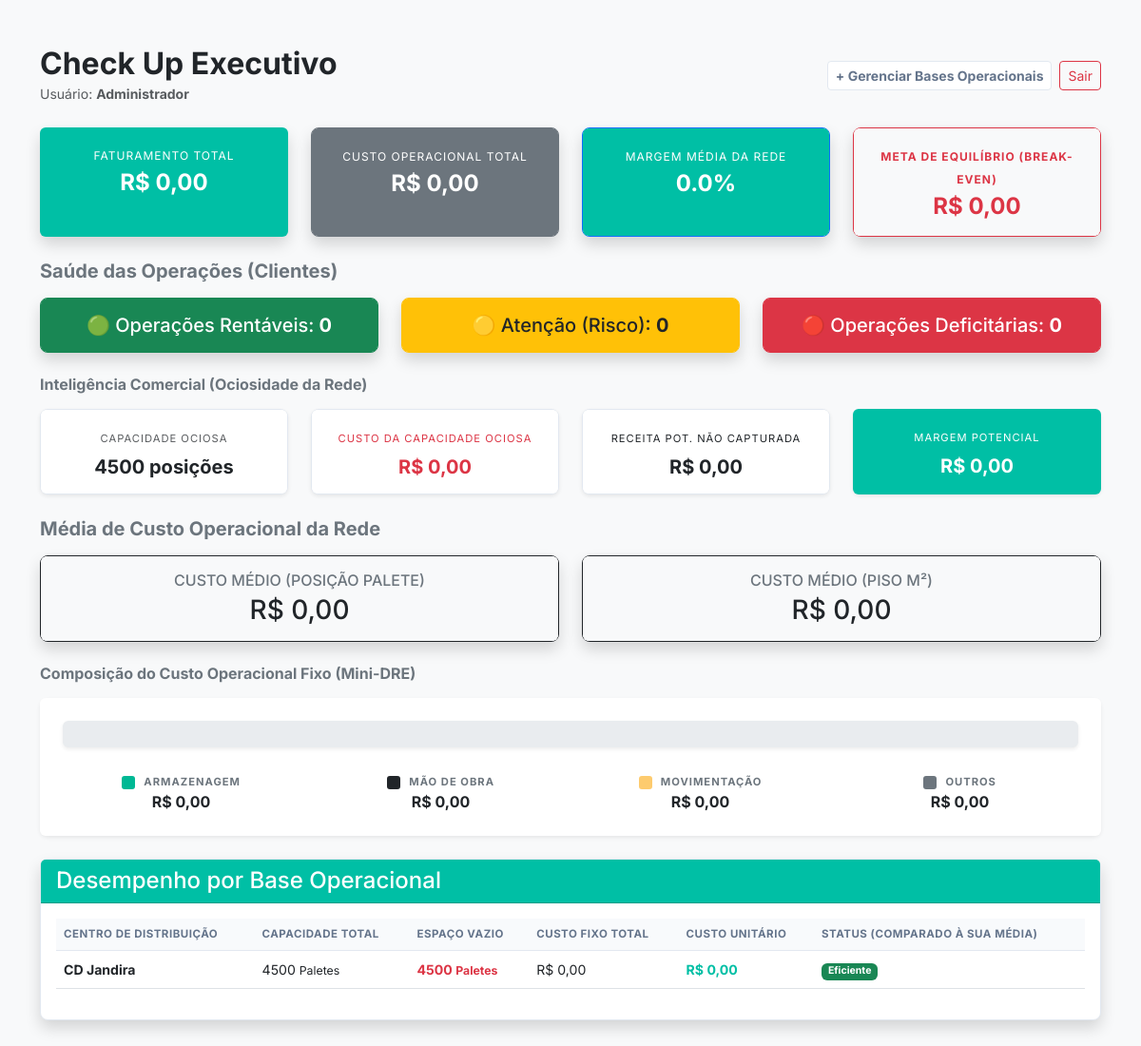
/ (signed in), run on the app's committed database.
### auth.py (models this page shows, shortened)
    class Usuario(UserMixin, db.Model):
        __tablename__ = 'usuario'
        id = db.Column(db.Integer, primary_key=True)
        empresa_id = db.Column(db.Integer, db.ForeignKey('empresa.id'), nullable=False)
        id = db.Column(db.Integer, primary_key=True)
        email = db.Column(db.String(120), unique=True, nullable=False)
        nome = db.Column(db.String(100), nullable=False)
        senha_hash = db.Column(db.String(256), nullable=False)

### app.py (models this page shows)
class CentroDistribuicao(db.Model):
    id = db.Column(db.Integer, primary_key=True)
    empresa_id = db.Column(db.Integer, db.ForeignKey('empresa.id'), nullable=False)
    nome = db.Column(db.String(100), nullable=False)
    metragem = db.Column(db.Float, nullable=False)
    capacidade_paletes = db.Column(db.Integer, nullable=False)

### app.py (the view, shortened to what this page needs)
@app.route('/')
@login_required
def painel_gerencial():
    todos_cds = CentroDistribuicao.query.filter_by(empresa_id=current_user.empresa_id).all()
    meus_cd_ids = [cd.id for cd in todos_cds]
    todas_operacoes = OperacaoCliente.query.filter(OperacaoCliente.cd_id.in_(meus_cd_ids)).all()
    espaco_vendido_por_cd = {}
    faturamento_por_cd = {}
    faturamento_global = 0
    custo_operacional_global = 0
    total_variavel_global = 0
    clientes_rentaveis = clientes_atencao = clientes_deficitarios = 0
    for op in todas_operacoes:
        espaco_vendido_por_cd[op.cd_id] = espaco_vendido_por_cd.get(op.cd_id, 0) + op.paletes_ocupados
        faturamento_por_cd[op.cd_id] = faturamento_por_cd.get(op.cd_id, 0) + op.faturamento
        faturamento_global += op.faturamento
        total_variavel_global += op.custo_variavel
    capacidade_paletes_rede = custo_rede_paletes = capacidade_m2_rede = custo_rede_m2 = 0
    custo_ociosidade_global = receita_potencial_global = posicoes_vazias_rede = 0
    resumo_bases = []
    memoria_custo_cd = {}
    gavetas_dre = {'Armazenagem': 0, 'Mão de Obra': 0, 'Movimentação': 0, 'Outros': 0}
    for cd in todos_cds:
        custos_fixos_cd = CustoCD.query.filter_by(cd_id=cd.id, tipo_custo='Fixo').all()
        soma_fixo = 0
        for conta in custos_fixos_cd:
            soma_fixo += conta.valor
            cat = conta.categoria if conta.categoria else 'Outros'
            gavetas_dre[cat] = gavetas_dre.get(cat, 0) + conta.valor
        if cd.capacidade_paletes > 0:
            divisor = cd.capacidade_paletes
            unidade = "Paletes"
            capacidade_paletes_rede += divisor
            custo_rede_paletes += soma_fixo
        else:
            divisor = cd.metragem
            unidade = "m²"
            capacidade_m2_rede += divisor
            custo_rede_m2 += soma_fixo
        custo_unitario = soma_fixo / divisor if divisor > 0 else 0
        memoria_custo_cd[cd.id] = custo_unitario
        espaco_vendido = espaco_vendido_por_cd.get(cd.id, 0)
        espaco_vazio = divisor - espaco_vendido if divisor > espaco_vendido else 0
        dinheiro_queimado = espaco_vazio * custo_unitario
        custo_ociosidade_global += dinheiro_queimado
        ticket_medio = faturamento_por_cd.get(cd.id, 0) / espaco_vendido if espaco_vendido > 0 else 0
        receita_potencial_global += espaco_vazio * ticket_medio
        if unidade == "Paletes":
            posicoes_vazias_rede += espaco_vazio
        resumo_bases.append({
            'nome': cd.nome, 'custo_total': soma_fixo, 'capacidade': divisor,
            'unidade': unidade, 'custo_unitario': custo_unitario, 'espaco_vazio': espaco_vazio
        })
    media_palete = custo_rede_paletes / capacidade_paletes_rede if capacidade_paletes_rede > 0 else 0
    media_m2 = custo_rede_m2 / capacidade_m2_rede if capacidade_m2_rede > 0 else 0
    total_custo_rede = custo_rede_paletes + custo_rede_m2
    porcentagens_dre = {}
    if total_custo_rede > 0:
        for cat, valor in gavetas_dre.items():
            porcentagens_dre[cat] = (valor / total_custo_rede) * 100
    else:
        porcentagens_dre = {'Armazenagem': 0, 'Mão de Obra': 0, 'Movimentação': 0, 'Outros': 0}
    lucro_global = faturamento_global - custo_operacional_global
    margem_global = (lucro_global / faturamento_global * 100) if faturamento_global > 0 else 0
    margem_contribuicao = (faturamento_global - total_variavel_global) / faturamento_global if faturamento_global > 0 else 0
    ponto_equilibrio = total_custo_rede / margem_contribuicao if margem_contribuicao > 0 else 0
    margem_potencial = receita_potencial_global - custo_ociosidade_global
    return render_template(
        'dashboard.html',
        media_palete=media_palete, media_m2=media_m2, bases=resumo_bases,
        faturamento=faturamento_global, custo_ops=custo_operacional_global,
        margem=margem_global, rentaveis=clientes_rentaveis, atencao=clientes_atencao, deficitarios=clientes_deficitarios,
        custo_ociosidade=custo_ociosidade_global, ponto_equilibrio=ponto_equilibrio,
        receita_potencial=receita_potencial_global, margem_potencial=margem_potencial, posicoes_vazias=posicoes_vazias_rede,
        dre_valores=gavetas_dre, dre_pct=porcentagens_dre
    )

### templates/dashboard.html (shortened to what this page needs)
<!DOCTYPE html>
<html lang="pt-br">
  <head>
    <link
      href="https://cdn.jsdelivr.net/npm/bootstrap@5.3.0/dist/css/bootstrap.min.css"
      rel="stylesheet"
    />
    <link
      rel="stylesheet"
      href="{{ url_for('static', filename='css/style.css') }}"
    />
  </head>
  <body class="bg-light">
    <div class="container mt-5 mb-5">
      <div class="d-flex justify-content-between align-items-center mb-4">
        <div>
          <h2 class="fw-bold text-dark mb-0">Check Up Executivo</h2>
          <small class="text-muted"
            >Usuário: <strong>{{ current_user.nome }}</strong></small
          >
        </div>
        <div class="d-flex gap-2 align-items-center">
          <a
            href="{{ url_for('tela_cadastro') }}"
            class="btn btn-outline-secundaria btn-sm fw-bold"
          >
            + Gerenciar Bases Operacionais
          </a>
          <a
            href="{{ url_for('auth.logout') }}"
            class="btn btn-outline-danger btn-sm"
          >
            Sair
          </a>
        </div>
      </div>
      <div class="row text-center mb-4">
        <div class="col-md-3">
          <div class="card shadow border-0 h-100">
            <div class="card-body p-3 bg-empresa text-white rounded">
              <span
                class="text-uppercase"
                style="font-size: 0.75rem; letter-spacing: 1px"
                >Faturamento Total</span
              >
              <h4 class="mt-1 mb-0 fw-bold">R$ {{ faturamento | moeda_br }}</h4>
            </div>
          </div>
        </div>
        <div class="col-md-3">
          <div class="card shadow border-secondary h-100">
            <div class="card-body p-3 bg-secondary text-white rounded">
              <span
                class="text-uppercase"
                style="font-size: 0.75rem; letter-spacing: 1px"
                >Custo Operacional Total</span
              >
              <h4 class="mt-1 mb-0 fw-bold">R$ {{ custo_ops | moeda_br }}</h4>
            </div>
          </div>
        </div>
        <div class="col-md-3">
          <div class="card shadow border-primary h-100">
            <div class="card-body p-3 bg-empresa text-white rounded">
              <span
                class="text-uppercase"
                style="font-size: 0.75rem; letter-spacing: 1px"
                >Margem Média da Rede</span
              >
              <h4 class="mt-1 mb-0 fw-bold">{{ "%.1f"|format(margem) }}%</h4>
            </div>
          </div>
        </div>
        <div class="col-md-3">
          <div class="card shadow border-danger h-100">
            <div class="card-body p-3 bg-light rounded text-danger">
              <span
                class="text-uppercase fw-bold"
                style="font-size: 0.75rem; letter-spacing: 1px"
                >Meta de Equilíbrio (Break-even)</span
              >
              <h4 class="mt-1 mb-0 fw-bold">
                R$ {{ ponto_equilibrio | moeda_br }}
              </h4>
            </div>
          </div>
        </div>
      </div>
      <h5 class="fw-bold text-secondary mb-3">
        Saúde das Operações (Clientes)
      </h5>
      <div class="row text-center mb-4">
        <div class="col-md-4">
          <div class="card shadow border-success">
            <div class="card-body bg-success text-white rounded">
              <h5 class="mb-0">
                🟢 Operações Rentáveis: <strong>{{ rentaveis }}</strong>
              </h5>
            </div>
          </div>
        </div>
        <div class="col-md-4">
          <div class="card shadow border-warning">
            <div class="card-body bg-warning text-dark rounded">
              <h5 class="mb-0">
                🟡 Atenção (Risco): <strong>{{ atencao }}</strong>
              </h5>
            </div>
          </div>
        </div>
        <div class="col-md-4">
          <div class="card shadow border-danger">
            <div class="card-body bg-danger text-white rounded">
              <h5 class="mb-0">
                🔴 Operações Deficitárias: <strong>{{ deficitarios }}</strong>
              </h5>
            </div>
          </div>
        </div>
      </div>
      <h6 class="text-secondary fw-bold mt-4 mb-3">
        Inteligência Comercial (Ociosidade da Rede)
      </h6>
      <div class="row text-center mb-4">
        <div class="col-md-3">
          <div class="card shadow-sm h-100">
            <div class="card-body p-3 bg-white rounded">
              <span
                class="text-uppercase text-muted"
                style="font-size: 0.7rem; letter-spacing: 1px"
                >Capacidade Ociosa</span
              >
              <h5 class="mt-2 mb-0 fw-bold text-dark">
                {{ posicoes_vazias | int }} posições
              </h5>
            </div>
          </div>
        </div>
        <div class="col-md-3">
          <div class="card shadow-sm h-100">
            <div class="card-body p-3 bg-white rounded">
              <span
                class="text-uppercase text-danger"
                style="font-size: 0.7rem; letter-spacing: 1px"
                >Custo da Capacidade Ociosa</span
              >
              <h5 class="mt-2 mb-0 fw-bold text-danger">
                R$ {{ custo_ociosidade | moeda_br }}
              </h5>
            </div>
          </div>
        </div>
        <div class="col-md-3">
          <div class="card shadow-sm h-100">
            <div class="card-body p-3 bg-white rounded">
              <span
                class="text-uppercase text-dark"
                style="font-size: 0.7rem; letter-spacing: 1px"
                >Receita Pot. Não Capturada</span
              >
              <h5 class="mt-2 mb-0 fw-bold text-dark">
                R$ {{ receita_potencial | moeda_br }}
              </h5>
            </div>
          </div>
        </div>
        <div class="col-md-3">
          <div class="card shadow-sm border-0 h-100">
            <div class="card-body p-3 bg-empresa text-white rounded">
              <span
                class="text-uppercase text-white"
                style="font-size: 0.7rem; letter-spacing: 1px"
                >Margem Potencial</span
              >
              <h5 class="mt-2 mb-0 fw-bold">
                R$ {{ margem_potencial | moeda_br }}
              </h5>
            </div>
          </div>
        </div>
      </div>
      <h5 class="fw-bold text-secondary mb-3">
        Média de Custo Operacional da Rede
      </h5>
      <div class="row text-center mb-4">
        <div class="col-md-6">
          <div class="card shadow border-dark">
            <div class="card-body bg-light rounded">
              <h6 class="text-uppercase mb-1 text-secondary">
                Custo Médio (Posição Palete)
              </h6>
              <h3 class="mb-0 text-dark">R$ {{ media_palete | moeda_br }}</h3>
            </div>
          </div>
        </div>
        <div class="col-md-6">
          <div class="card shadow border-dark">
            <div class="card-body bg-light rounded">
              <h6 class="text-uppercase mb-1 text-secondary">
                Custo Médio (Piso m²)
              </h6>
              <h3 class="mb-0 text-dark">R$ {{ media_m2 | moeda_br }}</h3>
            </div>
          </div>
        </div>
      </div>
      <h6 class="text-secondary fw-bold mt-4 mb-3">
        Composição do Custo Operacional Fixo (Mini-DRE)
      </h6>
      <div class="row mb-4">
        <div class="col-md-12">
          <div class="card shadow-sm border-0">
            <div class="card-body p-4 bg-white rounded">
              <div
                class="progress mb-4 shadow-sm"
                style="height: 28px; font-size: 0.8rem; font-weight: 600"
              >
              </div>
              <div class="row text-center text-dark small fw-bold">
                <div class="col-md-3">
                  <span class="dre-legend-box bg-dre-armazenagem"></span>
                  <span
                    class="text-uppercase text-secondary"
                    style="font-size: 0.7rem; letter-spacing: 1px"
                    >Armazenagem</span
                  ><br />
                  <span class="fs-6"
                    >R$ {{ dre_valores['Armazenagem'] | moeda_br }}</span
                  >
                </div>
                <div class="col-md-3">
                  <span class="dre-legend-box bg-dre-maodeobra"></span>
                  <span
                    class="text-uppercase text-secondary"
                    style="font-size: 0.7rem; letter-spacing: 1px"
                    >Mão de Obra</span
                  ><br />
                  <span class="fs-6"
                    >R$ {{ dre_valores['Mão de Obra'] | moeda_br }}</span
                  >
                </div>
                <div class="col-md-3">
                  <span class="dre-legend-box bg-dre-movimentacao"></span>
                  <span
                    class="text-uppercase text-secondary"
                    style="font-size: 0.7rem; letter-spacing: 1px"
                    >Movimentação</span
                  ><br />
                  <span class="fs-6"
                    >R$ {{ dre_valores['Movimentação'] | moeda_br }}</span
                  >
                </div>
                <div class="col-md-3">
                  <span class="dre-legend-box bg-dre-outros"></span>
                  <span
                    class="text-uppercase text-secondary"
                    style="font-size: 0.7rem; letter-spacing: 1px"
                    >Outros</span
                  ><br />
                  <span class="fs-6"
                    >R$ {{ dre_valores['Outros'] | moeda_br }}</span
                  >
                </div>
              </div>
            </div>
          </div>
        </div>
      </div>
      <div class="card shadow mb-5">
        <div class="card-header bg-empresa text-white">
          <h4 class="mb-0">Desempenho por Base Operacional</h4>
        </div>
        <div class="card-body">
          <table class="table table-hover align-middle">
            <thead class="table-light">
              <tr>
                <th>Centro de Distribuição</th>
                <th>Capacidade Total</th>
                <th>Espaço Vazio</th>
                <th>Custo Fixo Total</th>
                <th>Custo Unitário</th>
                <th>Status (Comparado à sua Média)</th>
              </tr>
            </thead>
            <tbody>
              {% for base in bases %}
              <tr>
                <td><strong>{{ base.nome }}</strong></td>
                <td>{{ base.capacidade }} <small>{{ base.unidade }}</small></td>
                <td class="text-danger fw-bold">
                  {{ base.espaco_vazio }} <small>{{ base.unidade }}</small>
                </td>
                <td>R$ {{ base.custo_total | moeda_br }}</td>
                <td class="fw-bold text-empresa">
                  R$ {{ base.custo_unitario | moeda_br }}
                </td>
                <td>
                  {% if base.unidade == 'Paletes' and base.custo_unitario >
                  media_palete %}
                  <span class="badge bg-danger">Acima da Média (Paletes)</span>
                  {% elif base.unidade == 'm²' and base.custo_unitario >
                  media_m2 %}
                  <span class="badge bg-danger">Acima da Média (m²)</span>
                  {% else %}
                  <span class="badge bg-success">Eficiente</span>
                  {% endif %}
                </td>
              </tr>
              {% endfor %}
            </tbody>
          </table>
        </div>
      </div>
    </div>
  </body>
</html>

### data on the page
Usuario: nome "Administrador"
CentroDistribuicao: nome "CD Jandira", capacidade "4500", unidade "Paletes", espaco_vazio "4500", custo_total|moeda_br "0,00", custo_unitario|moeda_br "0,00"

### other printed values
{{ faturamento | moeda_br }} "0,00"
{{ custo_ops | moeda_br }} "0,00"
{{ "%.1f"|format(margem) }} "0.0"
{{ ponto_equilibrio | moeda_br }} "0,00"
{{ rentaveis }} "0"
{{ atencao }} "0"
{{ deficitarios }} "0"
{{ posicoes_vazias | int }} "4500"
{{ custo_ociosidade | moeda_br }} "0,00"
{{ receita_potencial | moeda_br }} "0,00"
{{ margem_potencial | moeda_br }} "0,00"
{{ media_palete | moeda_br }} "0,00"
{{ media_m2 | moeda_br }} "0,00"
{{ dre_valores['Armazenagem'] | moeda_br }} "0,00"
{{ dre_valores['Mão de Obra'] | moeda_br }} "0,00"
